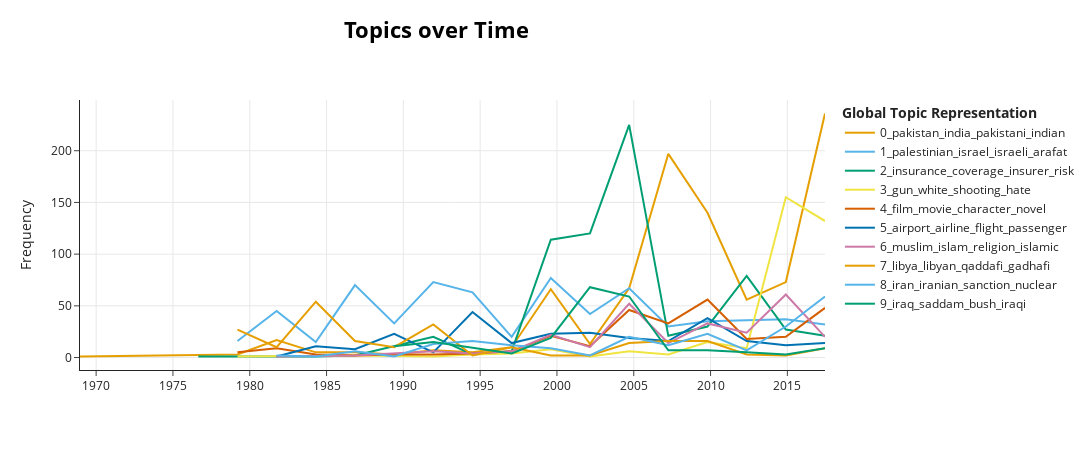

Source (notebook cell):
### Code cell
fig = topic_model.visualize_topics_over_time(topics_over_time, top_n_topics=10)
fig.write_image('output/dtm/topics_over_time.png', engine="orca")
fig.show()

### Figure 1 — Plotly figure (JSON) as saved in the notebook; plotly's stock layout.template omitted (floating-point values rounded to 4 significant figures)
{"data": [{"hoverinfo": "text", "hovertext": ["<b>Topic 0</b><br>Words: lohmann, warlord, afghanistan, shsu, maza", "<b>Topic 0</b><br>Words: naxalites, landless, nadu, pakistani, bengal", "<b>Topic 0</b><br>Words: sikh, punjab, gandhi, india, pakistan", "<b>Topic 0</b><br>Words: sikh, gandhi, india, pakistan, minister", "<b>Topic 0</b><br>Words: sikh, punjab, ribeiro, gandhi, india", "<b>Topic 0</b><br>Words: gandhi, punjab, sikh, hindu, singh", "<b>Topic 0</b><br>Words: pakistan, india, fuqra, indian, pakistani", "<b>Topic 0</b><br>Words: yousef, pakistan, sandhu, pakistani, kasi", "<b>Topic 0</b><br>Words: pakistan, pakistani, sharif, taliban, india", "<b>Topic 0</b><br>Words: pakistan, india, kashmir, musharraf, indian", "<b>Topic 0</b><br>Words: pakistan, pakistani, musharraf, taliban, india", "<b>Topic 0</b><br>Words: pakistan, musharraf, india, pakistani, indian", "<b>Topic 0</b><br>Words: pakistan, india, pakistani, mumbai, indian", "<b>Topic 0</b><br>Words: pakistan, pakistani, india, indian, mumbai", "<b>Topic 0</b><br>Words: pakistan, pakistani, india, sharif, taliban", "<b>Topic 0</b><br>Words: pakistan, india, pakistani, indian, modi", "<b>Topic 0</b><br>Words: pakistan, india, indian, kashmir, modi"], "marker": {"color": "#E69F00"}, "mode": "lines", "name": "0_pakistan_india_pakistani_indian", "x": [1969.0, 1979.0, 1982.0, 1984.0, 1987.0, 1989.0, 1992.0, 1994.0, 1997.0, 2000.0, 2002.0, 2005.0, 2007.0, 2010.0, 2012.0, 2015.0, 2017.0], "y": [1, 3, 17, 5, 5, 3, 7, 5, 10, 66, 13, 67, 197, 140, 56, 73, 236], "type": "scatter"}, {"hoverinfo": "text", "hovertext": ["<b>Topic 1</b><br>Words: palestinian, israel, israeli, arab, arafat", "<b>Topic 1</b><br>Words: israel, israeli, palestinian, arab, jewish", "<b>Topic 1</b><br>Words: israeli, arafat, israel, palestinian, peres", "<b>Topic 1</b><br>Words: plo, arafat, palestinian, israel, israeli", "<b>Topic 1</b><br>Words: plo, arafat, palestinian, israel, israeli", "<b>Topic 1</b><br>Words: palestinian, israeli, israel, arafat, plo", "<b>Topic 1</b><br>Words: palestinian, arafat, israel, israeli, peace", "<b>Topic 1</b><br>Words: palestinian, israeli, israel, arafat, peace", "<b>Topic 1</b><br>Words: palestinian, israeli, israel, arafat, sharon", "<b>Topic 1</b><br>Words: palestinian, israel, israeli, arafat, abbas", "<b>Topic 1</b><br>Words: palestinian, israel, israeli, hamas, arafat", "<b>Topic 1</b><br>Words: israel, palestinian, hamas, israeli, gaza", "<b>Topic 1</b><br>Words: palestinian, israel, israeli, hamas, gaza", "<b>Topic 1</b><br>Words: palestinian, israeli, israel, hamas, gaza", "<b>Topic 1</b><br>Words: palestinian, israel, israeli, arafat, jewish", "<b>Topic 1</b><br>Words: palestinian, israel, israeli, hamas, gaza"], "marker": {"color": "#56B4E9"}, "mode": "lines", "name": "1_palestinian_israel_israeli_arafat", "x": [1979.0, 1982.0, 1984.0, 1987.0, 1989.0, 1992.0, 1994.0, 1997.0, 2000.0, 2002.0, 2005.0, 2007.0, 2010.0, 2012.0, 2015.0, 2017.0], "y": [16, 45, 15, 70, 33, 73, 63, 20, 77, 42, 67, 30, 35, 36, 37, 32], "type": "scatter"}, {"hoverinfo": "text", "hovertext": ["<b>Topic 2</b><br>Words: aba, insurance, bond, bank, blanket", "<b>Topic 2</b><br>Words: touche, serve, director, bank, survey", "<b>Topic 2</b><br>Words: insurance, manager, risk, ransom, groce", "<b>Topic 2</b><br>Words: underwriter, coverage, risk, insurance, rate", "<b>Topic 2</b><br>Words: pool, insurance, coverage, insurer, loss", "<b>Topic 2</b><br>Words: pool, insurance, coverage, insurer, reinsurers", "<b>Topic 2</b><br>Words: pool, insurance, coverage, risk, rate", "<b>Topic 2</b><br>Words: insurance, coverage, insurer, risk, loss", "<b>Topic 2</b><br>Words: insurance, coverage, insurer, risk, tria", "<b>Topic 2</b><br>Words: insurance, insurer, risk, tria, coverage", "<b>Topic 2</b><br>Words: insurance, risk, coverage, insurer, property", "<b>Topic 2</b><br>Words: insurance, risk, backstop, insurer, coverage", "<b>Topic 2</b><br>Words: insurance, risk, insurer, tria, coverage", "<b>Topic 2</b><br>Words: insurance, coverage, risk, insurer, tria", "<b>Topic 2</b><br>Words: insurance, risk, business, insurer, coverage"], "marker": {"color": "#009E73"}, "mode": "lines", "name": "2_insurance_coverage_insurer_risk", "x": [1977.0, 1984.0, 1987.0, 1989.0, 1992.0, 1994.0, 1997.0, 2000.0, 2002.0, 2005.0, 2007.0, 2010.0, 2012.0, 2015.0, 2017.0], "y": [1, 1, 2, 11, 20, 3, 6, 114, 120, 225, 21, 30, 79, 27, 21], "type": "scatter"}, {"hoverinfo": "text", "hovertext": ["<b>Topic 3</b><br>Words: klan, hines, wilkinson, klansman, civiletti", "<b>Topic 3</b><br>Words: hate, plastic, crime, gun, meese", "<b>Topic 3</b><br>Words: black, wing, bizarre, prominent, plot", "<b>Topic 3</b><br>Words: church, birmingham, baptist, crime, signorile", "<b>Topic 3</b><br>Words: hate, grader, sebunya, lipke, holland", "<b>Topic 3</b><br>Words: lynching, gun, dray, ordinance, huntington", "<b>Topic 3</b><br>Words: buchanan, felton, kkk, task, white", "<b>Topic 3</b><br>Words: lynching, gun, klan, barrett, kwanzaa", "<b>Topic 3</b><br>Words: bond, beres, brunn, king, danley", "<b>Topic 3</b><br>Words: gun, crow, loughner, glasser, white", "<b>Topic 3</b><br>Words: gun, shooting, wolf, gilley, rohr", "<b>Topic 3</b><br>Words: gun, shooting, white, trump, mass", "<b>Topic 3</b><br>Words: white, gun, shooting, supremacist, hate"], "marker": {"color": "#F0E442"}, "mode": "lines", "name": "3_gun_white_shooting_hate", "x": [1979.0, 1987.0, 1992.0, 1994.0, 1997.0, 2000.0, 2002.0, 2005.0, 2007.0, 2010.0, 2012.0, 2015.0, 2017.0], "y": [1, 2, 1, 3, 4, 8, 1, 6, 3, 15, 9, 155, 132], "type": "scatter"}, {"hoverinfo": "text", "hovertext": ["<b>Topic 4</b><br>Words: desideria, fassbinder, ambler, film, novel", "<b>Topic 4</b><br>Words: nbc, film, boll, viewer, novel", "<b>Topic 4</b><br>Words: paw, cat, station, mastrosimone, film", "<b>Topic 4</b><br>Words: audition, playmaker, actor, equity, comedy", "<b>Topic 4</b><br>Words: brescia, opera, klinghoffer, sellars, kling", "<b>Topic 4</b><br>Words: goering, linney, oubliette, williamstown, play", "<b>Topic 4</b><br>Words: wahlund, movie, norris, hollywood, saranda", "<b>Topic 4</b><br>Words: zwick, film, movie, arlington, siege", "<b>Topic 4</b><br>Words: movie, film, book, comedy, viewer", "<b>Topic 4</b><br>Words: film, novel, production, movie, wtae", "<b>Topic 4</b><br>Words: film, novel, character, movie, darwyn", "<b>Topic 4</b><br>Words: film, movie, ferris, character, crowe", "<b>Topic 4</b><br>Words: film, movie, novel, character, play", "<b>Topic 4</b><br>Words: movie, iron, film, paw, studio", "<b>Topic 4</b><br>Words: film, character, minhaj, keret, play", "<b>Topic 4</b><br>Words: film, minhaj, movie, character, story"], "marker": {"color": "#D55E00"}, "mode": "lines", "name": "4_film_movie_character_novel", "x": [1979.0, 1982.0, 1984.0, 1987.0, 1989.0, 1992.0, 1994.0, 1997.0, 2000.0, 2002.0, 2005.0, 2007.0, 2010.0, 2012.0, 2015.0, 2017.0], "y": [5, 9, 3, 2, 3, 3, 4, 6, 21, 11, 46, 33, 56, 18, 20, 48], "type": "scatter"}, {"hoverinfo": "text", "hovertext": ["<b>Topic 5</b><br>Words: grasse, perfume, artificial, airline, shearwater", "<b>Topic 5</b><br>Words: airport, travel, airline, tourism, flight", "<b>Topic 5</b><br>Words: airline, flight, pan, airport, aviation", "<b>Topic 5</b><br>Words: airline, travel, flight, airport, passenger", "<b>Topic 5</b><br>Words: airport, phillips, aviation, zona, airline", "<b>Topic 5</b><br>Words: airport, flight, airline, passenger, twa", "<b>Topic 5</b><br>Words: flight, airport, airline, crash, plane", "<b>Topic 5</b><br>Words: airline, airport, flight, plane, passenger", "<b>Topic 5</b><br>Words: flight, airline, disney, passenger, airport", "<b>Topic 5</b><br>Words: airline, airport, flight, passenger, aviation", "<b>Topic 5</b><br>Words: passenger, flight, airport, tsa, airline", "<b>Topic 5</b><br>Words: flight, passenger, airport, airline, plane", "<b>Topic 5</b><br>Words: airport, flight, airline, dry, passenger", "<b>Topic 5</b><br>Words: airport, passenger, tsa, airline, flight", "<b>Topic 5</b><br>Words: tsa, airport, airline, alani, flight"], "marker": {"color": "#0072B2"}, "mode": "lines", "name": "5_airport_airline_flight_passenger", "x": [1982.0, 1984.0, 1987.0, 1989.0, 1992.0, 1994.0, 1997.0, 2000.0, 2002.0, 2005.0, 2007.0, 2010.0, 2012.0, 2015.0, 2017.0], "y": [1, 11, 8, 23, 5, 44, 14, 23, 24, 19, 16, 38, 16, 12, 14], "type": "scatter"}, {"hoverinfo": "text", "hovertext": ["<b>Topic 6</b><br>Words: fundamentalism, religious, freedman, psychiatry, worsen", "<b>Topic 6</b><br>Words: morgan, taheri, fundamentalism, woman, demon", "<b>Topic 6</b><br>Words: turabi, islam, muslim, fundamentalism, religion", "<b>Topic 6</b><br>Words: muslim, islam, allah, kuttab, religion", "<b>Topic 6</b><br>Words: muslim, islam, religion, safdar, aboushi", "<b>Topic 6</b><br>Words: muslim, islam, religion, islamic, suicide", "<b>Topic 6</b><br>Words: muslim, islam, christian, religion, islamic", "<b>Topic 6</b><br>Words: muslim, islam, fatwa, religion, suicide", "<b>Topic 6</b><br>Words: muslim, islam, female, suicide, religion", "<b>Topic 6</b><br>Words: muslim, islam, religion, qadri, faith", "<b>Topic 6</b><br>Words: muslim, islam, religion, religious, nussbaum", "<b>Topic 6</b><br>Words: muslim, islam, religion, faith, islamic", "<b>Topic 6</b><br>Words: muslim, islam, religion, islamophobia, faith"], "marker": {"color": "#CC79A7"}, "mode": "lines", "name": "6_muslim_islam_religion_islamic", "x": [1982.0, 1987.0, 1992.0, 1994.0, 1997.0, 2000.0, 2002.0, 2005.0, 2007.0, 2010.0, 2012.0, 2015.0, 2017.0], "y": [1, 2, 6, 4, 6, 22, 10, 52, 14, 33, 24, 61, 20], "type": "scatter"}, {"hoverinfo": "text", "hovertext": ["<b>Topic 7</b><br>Words: libyan, libya, qaddafi, colonel, oil", "<b>Topic 7</b><br>Words: libyan, libya, qaddafi, colonel, malta", "<b>Topic 7</b><br>Words: libya, libyan, qaddafi, reagan, colonel", "<b>Topic 7</b><br>Words: libyan, libya, qaddafi, gadhafi, tripoli", "<b>Topic 7</b><br>Words: libyan, libya, qaddafi, gadhafi, pan", "<b>Topic 7</b><br>Words: libya, libyan, gadhafi, qaddafi, council", "<b>Topic 7</b><br>Words: erbakan, farrakhan, libya, qaddafi, libyan", "<b>Topic 7</b><br>Words: libya, libyan, qaddafi, gadhafi, tripoli", "<b>Topic 7</b><br>Words: libya, kusa, libyan, pan, monetti", "<b>Topic 7</b><br>Words: libya, gadhafi, libyan, sanction, resolution", "<b>Topic 7</b><br>Words: libya, libyan, gadhafi, qaddafi, tripoli", "<b>Topic 7</b><br>Words: libya, libyan, gadhafi, qaddafi, lockerbie", "<b>Topic 7</b><br>Words: libya, libyan, qaddafi, gadhafi, megrahi", "<b>Topic 7</b><br>Words: hifter, libya, libyan, militia, tobruk", "<b>Topic 7</b><br>Words: kreindler, libya, libyan, oil, gazzini", "<b>Topic 7</b><br>Words: libya, libyan, ma, hifter, ud"], "marker": {"color": "#E69F00"}, "mode": "lines", "name": "7_libya_libyan_qaddafi_gadhafi", "x": [1979.0, 1982.0, 1984.0, 1987.0, 1989.0, 1992.0, 1994.0, 1997.0, 2000.0, 2002.0, 2005.0, 2007.0, 2010.0, 2012.0, 2015.0, 2017.0], "y": [27, 10, 54, 16, 10, 32, 2, 10, 2, 2, 14, 16, 16, 3, 2, 9], "type": "scatter"}, {"hoverinfo": "text", "hovertext": ["<b>Topic 8</b><br>Words: outboard, iran, romberg, aircraft, motor", "<b>Topic 8</b><br>Words: iranian, iran, tehran, khomeini, shiite", "<b>Topic 8</b><br>Words: iran, iranian, mfn, gulf, teheran", "<b>Topic 8</b><br>Words: rafsanjani, cuellar, iran, perez, tehran", "<b>Topic 8</b><br>Words: iran, iranian, mujahedeen, mojahedin, tehran", "<b>Topic 8</b><br>Words: iran, iranian, sanction, tehran, dhahran", "<b>Topic 8</b><br>Words: khatami, iran, iranian, tehran, sanction", "<b>Topic 8</b><br>Words: iran, iranian, behbahani, khamenei, khatami", "<b>Topic 8</b><br>Words: iran, iranian, sapphire, khobar, barrack", "<b>Topic 8</b><br>Words: iran, iranian, ahmadinejad, nuclear, sanction", "<b>Topic 8</b><br>Words: iran, iranian, nuclear, tehran, sanction", "<b>Topic 8</b><br>Words: iran, iranian, sanction, nuclear, mek", "<b>Topic 8</b><br>Words: rouhani, iran, iranian, sanction, nuclear", "<b>Topic 8</b><br>Words: iran, iranian, sanction, nuclear, deal", "<b>Topic 8</b><br>Words: iran, iranian, sanction, trump, nuclear"], "marker": {"color": "#56B4E9"}, "mode": "lines", "name": "8_iran_iranian_sanction_nuclear", "x": [1982.0, 1984.0, 1987.0, 1989.0, 1992.0, 1994.0, 1997.0, 2000.0, 2002.0, 2005.0, 2007.0, 2010.0, 2012.0, 2015.0, 2017.0], "y": [2, 1, 6, 1, 13, 16, 12, 9, 2, 20, 12, 23, 7, 30, 59], "type": "scatter"}, {"hoverinfo": "text", "hovertext": ["<b>Topic 9</b><br>Words: saddam, iraqi, iraq, hussein, bush", "<b>Topic 9</b><br>Words: iraq, saddam, iraqi, hussein, bush", "<b>Topic 9</b><br>Words: pba, saddam, iraq, deutch, iraqi", "<b>Topic 9</b><br>Words: saddam, iraq, bush, war, mylroie", "<b>Topic 9</b><br>Words: iraq, bush, saddam, war, hussein", "<b>Topic 9</b><br>Words: iraq, bush, war, iraqi, saddam", "<b>Topic 9</b><br>Words: feith, iraq, saddam, war, bush", "<b>Topic 9</b><br>Words: democracy, iraq, american, war, saddam", "<b>Topic 9</b><br>Words: isil, jett, iraq, saddam, iraqi", "<b>Topic 9</b><br>Words: hussein, saddam, lahey, trump, iraq", "<b>Topic 9</b><br>Words: iraq, war, saddam, iraqi, bush"], "marker": {"color": "#009E73"}, "mode": "lines", "name": "9_iraq_saddam_bush_iraqi", "x": [1989.0, 1992.0, 1997.0, 2000.0, 2002.0, 2005.0, 2007.0, 2010.0, 2012.0, 2015.0, 2017.0], "y": [11, 15, 4, 19, 68, 59, 7, 7, 5, 3, 9], "type": "scatter"}], "layout": {"xaxis": {"showgrid": true}, "yaxis": {"showgrid": true, "title": {"text": "Frequency"}}, "title": {"font": {"size": 22, "color": "Black"}, "text": "<b>Topics over Time</b>", "y": 0.95, "x": 0.4, "xanchor": "center", "yanchor": "top"}, "hoverlabel": {"font": {"size": 16, "family": "Rockwell"}, "bgcolor": "white"}, "width": 1250, "height": 450, "legend": {"title": {"text": "<b>Global Topic Representation"}}}}
